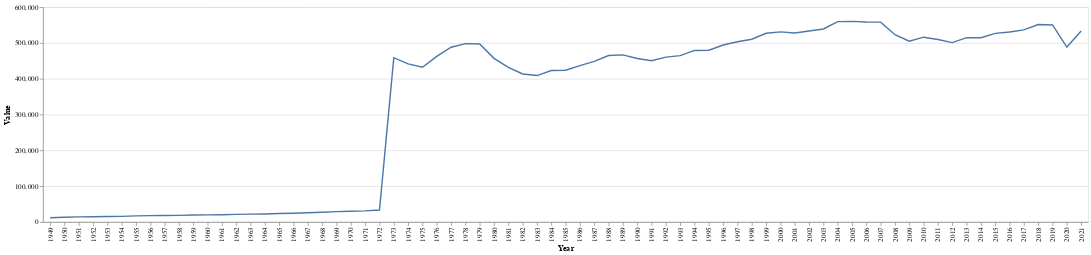

The cell this chart's notebook holds for it:
### Code cell
alt.Chart(total_oil_comsumption_df[['Year', 'Value']]).mark_line().encode(
    x='Year',y='Value')

### Figure 1 — Vega-Lite specification as saved in the notebook (floating-point values rounded to 4 significant figures)
{"config": {"view": {"continuousWidth": 400, "continuousHeight": 300}}, "data": {"name": "data-7c3b301f67cf335ec8a4d6cd01dbfbe8"}, "mark": "line", "encoding": {"x": {"field": "Year", "type": "nominal"}, "y": {"field": "Value", "type": "quantitative"}}, "$schema": "https://vega.github.io/schema/vega-lite/v4.17.0.json", "datasets": {"data-7c3b301f67cf335ec8a4d6cd01dbfbe8": [{"Year": "1949", "Value": 11560.0}, {"Year": "1950", "Value": 12960.0}, {"Year": "1951", "Value": 14120.0}, {"Year": "1952", "Value": 14630.0}, {"Year": "1953", "Value": 15300.0}, {"Year": "1954", "Value": 15630.0}, {"Year": "1955", "Value": 17070.0}, {"Year": "1956", "Value": 17730.0}, {"Year": "1957", "Value": 17810.0}, {"Year": "1958", "Value": 18440.0}, {"Year": "1959", "Value": 19300.0}, {"Year": "1960", "Value": 19860.0}, {"Year": "1961", "Value": 20220.0}, {"Year": "1962", "Value": 21100.0}, {"Year": "1963", "Value": 21810.0}, {"Year": "1964", "Value": 22420.0}, {"Year": "1965", "Value": 23420.0}, {"Year": "1966", "Value": 24570.0}, {"Year": "1967", "Value": 25530.0}, {"Year": "1968", "Value": 27260.0}, {"Year": "1969", "Value": 28800.0}, {"Year": "1970", "Value": 29910.0}, {"Year": "1971", "Value": 30950.0}, {"Year": "1972", "Value": 33390.0}, {"Year": "1973", "Value": 458900.0}, {"Year": "1974", "Value": 441700.0}, {"Year": "1975", "Value": 432200.0}, {"Year": "1976", "Value": 462500.0}, {"Year": "1977", "Value": 488100.0}, {"Year": "1978", "Value": 498100.0}, {"Year": "1979", "Value": 496900.0}, {"Year": "1980", "Value": 457000.0}, {"Year": "1981", "Value": 431600.0}, {"Year": "1982", "Value": 413300.0}, {"Year": "1983", "Value": 408900.0}, {"Year": "1984", "Value": 422900.0}, {"Year": "1985", "Value": 423700.0}, {"Year": "1986", "Value": 436800.0}, {"Year": "1987", "Value": 448700.0}, {"Year": "1988", "Value": 464800.0}, {"Year": "1989", "Value": 466700.0}, {"Year": "1990", "Value": 456600.0}, {"Year": "1991", "Value": 450600.0}, {"Year": "1992", "Value": 460500.0}, {"Year": "1993", "Value": 464700.0}, {"Year": "1994", "Value": 479100.0}, {"Year": "1995", "Value": 479800.0}, {"Year": "1996", "Value": 494300.0}, {"Year": "1997", "Value": 503600.0}, {"Year": "1998", "Value": 510500.0}, {"Year": "1999", "Value": 527100.0}, {"Year": "2000", "Value": 531000.0}, {"Year": "2001", "Value": 527800.0}, {"Year": "2002", "Value": 533300.0}, {"Year": "2003", "Value": 539100.0}, {"Year": "2004", "Value": 559500.0}, {"Year": "2005", "Value": 560300.0}, {"Year": "2006", "Value": 558300.0}, {"Year": "2007", "Value": 558300.0}, {"Year": "2008", "Value": 523000.0}, {"Year": "2009", "Value": 504900.0}, {"Year": "2010", "Value": 516100.0}, {"Year": "2011", "Value": 509600.0}, {"Year": "2012", "Value": 501100.0}, {"Year": "2013", "Value": 514700.0}, {"Year": "2014", "Value": 514700.0}, {"Year": "2015", "Value": 526800.0}, {"Year": "2016", "Value": 530600.0}, {"Year": "2017", "Value": 536500.0}, {"Year": "2018", "Value": 551500.0}, {"Year": "2019", "Value": 550400.0}, {"Year": "2020", "Value": 488600.0}, {"Year": "2021", "Value": 533200.0}]}}
